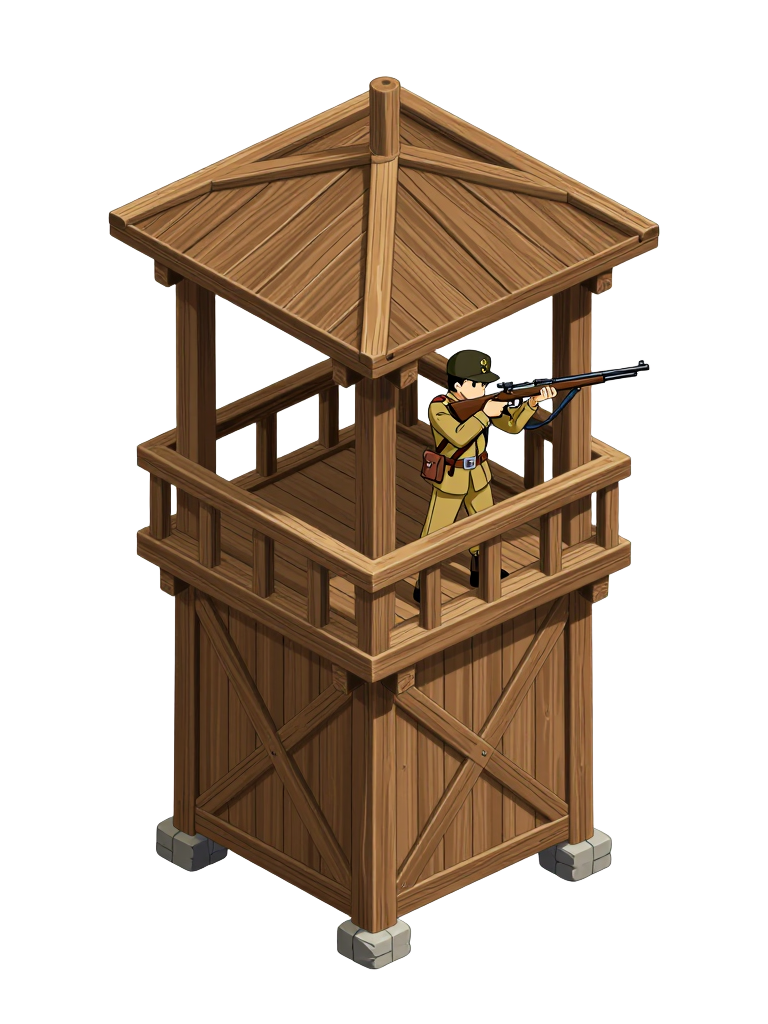
#> input picture art/era3/towers/rifle_l1.png, 768 x 1024 px
$ python install_sprites.py
#> lines starting #> are read from the running program, lines starting #| are printed output that depends on the picture
"""Installs the approved Era 3 art into public/sprites/era3/ at 2x its on-screen size and prints the SPRITES entries.

usage: python tools/era3/install_sprites.py
Towers: cut to the art, anchored where the tower's footprint centre is (a 2:1 iso footprint: its bottom corner is the
art's lowest point, so the centre sits a quarter of the art's width above it). Titans and the fighter: anchored at
the feet. Back views come from the animation sources (the art they were animated from).
"""
import json
from pathlib import Path

from PIL import Image

ROOT = Path(__file__).resolve().parents[2]
ART = ROOT / 'art' / 'era3'
SRC = Path('/mnt/user-data/uploads/dev/game-asset-mcp/assets/anim_src/era3')
OUT = ROOT / 'public' / 'sprites' / 'era3'

# name: (source file, on-screen height, kind) kind: tower (iso footprint anchor) | feet
ITEMS = {
    'e3_tower_rifle': (ART / 'towers/rifle_l1.png', 118, 'tower'),
    'e3_tower_rifle_l2': (ART / 'towers/rifle_l2.png', 120, 'tower'),
    'e3_tower_rifle_l3': (ART / 'towers/rifle_l3.png', 120, 'tower'),
    'e3_tower_ballista': (ART / 'towers/ballista_l1.png', 124, 'tower'),
    'e3_tower_ballista_l2': (ART / 'towers/ballista_l2.png', 128, 'tower'),
    'e3_tower_ballista_l3': (ART / 'towers/ballista_l3.png', 128, 'tower'),
    'e3_tower_killer': (ART / 'towers/killer_l1.png', 218, 'tower'),
    'e3_tower_killer_l2': (ART / 'towers/killer_l2.png', 229, 'tower'),
    'e3_tower_killer_l3': (ART / 'towers/killer_l3.png', 237, 'tower'),
    'e3_hunter': (ART / 'towers/hunter.png', 40, 'feet'),
    'e3_hunter_lance': (SRC / 'lance/hunter_lance_v1.png', 40, 'feet'),
    'enemy_titan_s': (ART / 'enemies/titan_small.png', 64, 'feet'),
    'enemy_titan_m': (ART / 'enemies/titan_medium.png', 86, 'feet'),
    'enemy_brawler': (ART / 'enemies/brawler.png', 92, 'feet'),
    'enemy_wallwalker': (ART / 'enemies/wallwalker.png', 138, 'feet'),
    'enemy_colossus': (ART / 'enemies/armored.png', 126, 'feet'),
    'enemy_titan_s_back': (SRC / 'src_titan_small_back.png', 64, 'feet'),
    'enemy_titan_m_back': (SRC / 'medback/med_back_a_v3.png', 86, 'feet'),
    'enemy_brawler_back': (SRC / 'src_brawler_back.png', 92, 'feet'),
    'enemy_wallwalker_back': (SRC / 'src_wallwalker_back.png', 138, 'feet'),
    'enemy_colossus_back': (SRC / 'src_armored_back.png', 126, 'feet'),
}


def cutout(path):
    im = Image.open(path).convert('RGBA')
#> im is the input picture: PIL image 768x1024 RGBA; mean R, G, B, A 198.7, 184.9, 172, 102.7
    # the animation sources sit on white: key it out
    if im.getextrema()[3][0] == 255:
        px = im.load()
        w, h = im.size
        from collections import deque
        seen = set(); q = deque([(0, 0), (w - 1, 0), (0, h - 1), (w - 1, h - 1)])
        while q:
            x, y = q.popleft()
            if (x, y) in seen or not (0 <= x < w and 0 <= y < h): continue
            r, g, b, a = px[x, y]
            if min(r, g, b) < 236: continue
            seen.add((x, y)); px[x, y] = (255, 255, 255, 0)
            q.extend(((x + 1, y), (x - 1, y), (x, y + 1), (x, y - 1)))
    return im.crop(im.getbbox())
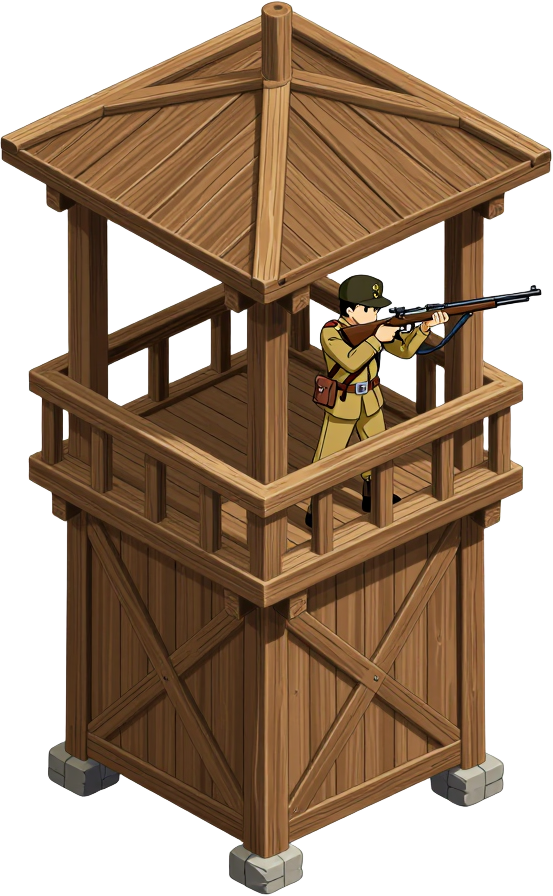
#> returned value: PIL image 553x896 RGBA; mean R, G, B, A 165.8, 143.8, 123.5, 163; transparent parts drawn white


def main():
    OUT.mkdir(parents=True, exist_ok=True)
    entries = {}
    for name, (src, height, kind) in ITEMS.items():
        im = cutout(src)
        w, h = im.size
#> w = 553; h = 896
        dw = round(w * height / h)
#> dw = 73
        im.resize((dw * 2, height * 2), Image.LANCZOS).save(OUT / f'{name}.png', optimize=True)
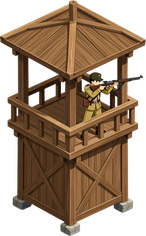
#> saved as e3_tower_rifle.png: PIL image 146x236 RGBA; mean R, G, B, A 80.9, 58.3, 37.5, 163; transparent parts drawn white
        oy = 1 - (w * 0.25) / h if kind == 'tower' else 0.985
#> oy = 0.846
        entries[name] = {'key': f'sp_{name}', 'file': f'sprites/era3/{name}.png', 'origin': [0.5, round(oy, 3)], 'display': [dw, height]}
        print(f"  {name}: {{ key: 'sp_{name}', file: 'sprites/era3/{name}.png', origin: [0.5, {round(oy, 3)}], display: [{dw}, {height}] }},")
#|   e3_tower_rifle: { key: 'sp_e3_tower_rifle', file: 'sprites/era3/e3_tower_rifle.png', origin: [0.5, 0.846], display: [73, 118] },
#> pass 2 of the loop in main, `for name, (src, height, kind) in ITEMS.items():`:
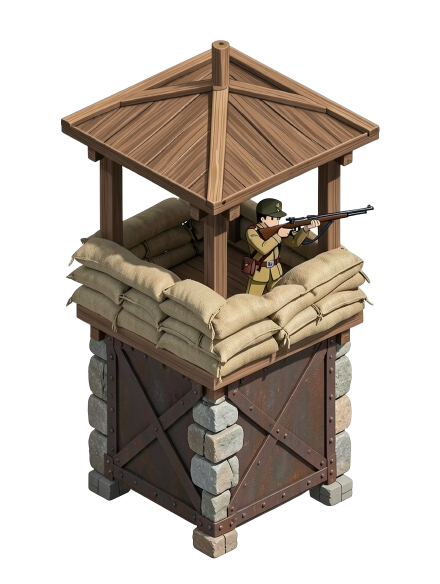
#> input picture art/era3/towers/rifle_l2.png, 880 x 1168 px (shown at 1/2 size)
#> in cutout, im is the input picture: PIL image 880x1168 RGBA; mean R, G, B, A 193.5, 185, 176.8, 112.1
#> in cutout (call 2), `return im.crop(im.getbbox())`:
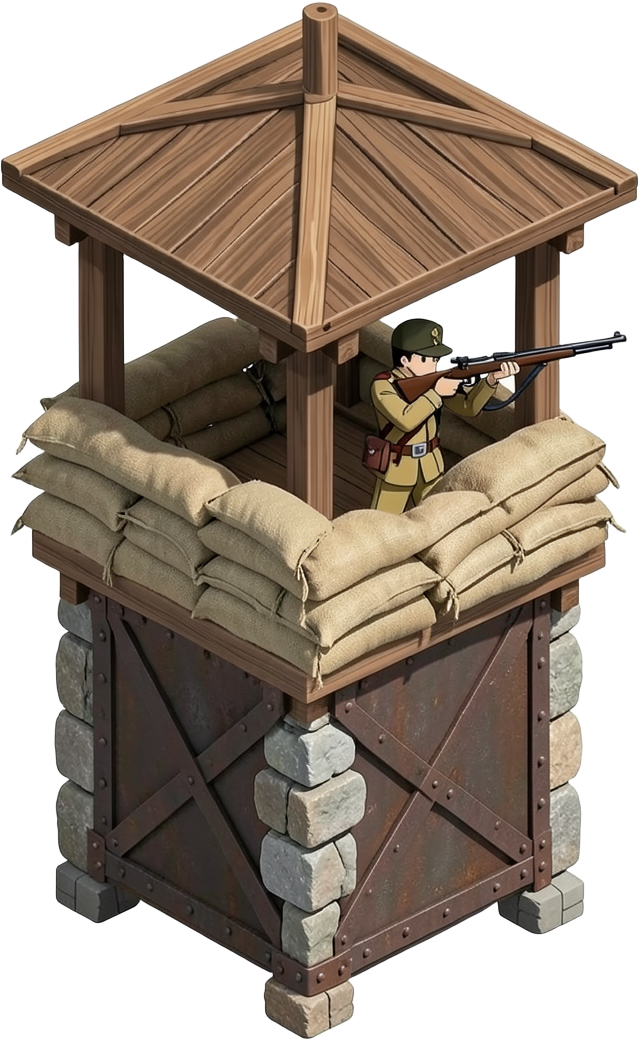
#> returned value: PIL image 639x1040 RGBA; mean R, G, B, A 160.1, 146.9, 134.1, 173.4; transparent parts drawn white
#> in main, `im.resize((dw * 2, height * 2), Image.LANCZOS).save(OUT / f'{name}.png..`:
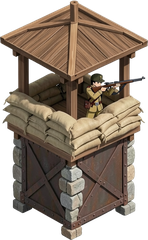
#> saved as e3_tower_rifle_l2.png: PIL image 148x240 RGBA; mean R, G, B, A 84.3, 70.9, 57.9, 173.4; transparent parts drawn white
#|   e3_tower_rifle_l2: { key: 'sp_e3_tower_rifle_l2', file: 'sprites/era3/e3_tower_rifle_l2.png', origin: [0.5, 0.846], display: [74, 120] },
#> pass 3 of the loop in main, `for name, (src, height, kind) in ITEMS.items():`:
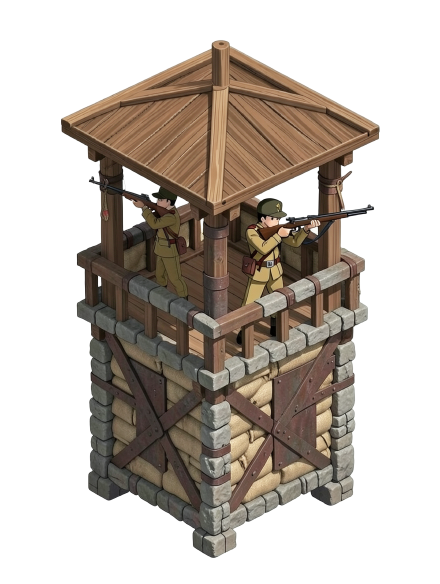
#> input picture art/era3/towers/rifle_l3.png, 880 x 1168 px (shown at 1/2 size)
#> in cutout, im is the input picture: PIL image 880x1168 RGBA; mean R, G, B, A 192, 183.9, 176.2, 112.2
#> in cutout (call 3), `return im.crop(im.getbbox())`:
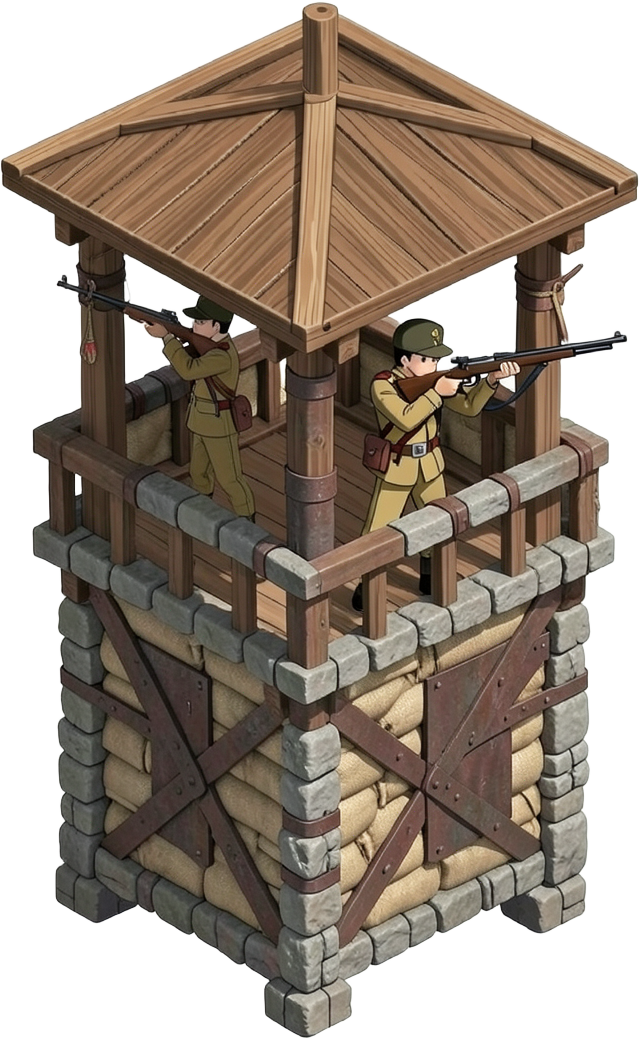
#> returned value: PIL image 639x1039 RGBA; mean R, G, B, A 157.8, 145.2, 133.1, 173.8; transparent parts drawn white
#> in main, `im.resize((dw * 2, height * 2), Image.LANCZOS).save(OUT / f'{name}.png..`:
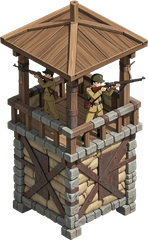
#> saved as e3_tower_rifle_l3.png: PIL image 148x240 RGBA; mean R, G, B, A 82.4, 69.7, 57.4, 173.8; transparent parts drawn white
#|   e3_tower_rifle_l3: { key: 'sp_e3_tower_rifle_l3', file: 'sprites/era3/e3_tower_rifle_l3.png', origin: [0.5, 0.846], display: [74, 120] },
#> the loop made 7 passes; the first 3 are shown
    (ROOT / 'art' / 'era3' / 'sprites.json').write_text(json.dumps(entries, indent=1))


if __name__ == '__main__':
#> (the run stopped early here; a loop or call above may not have finished)
